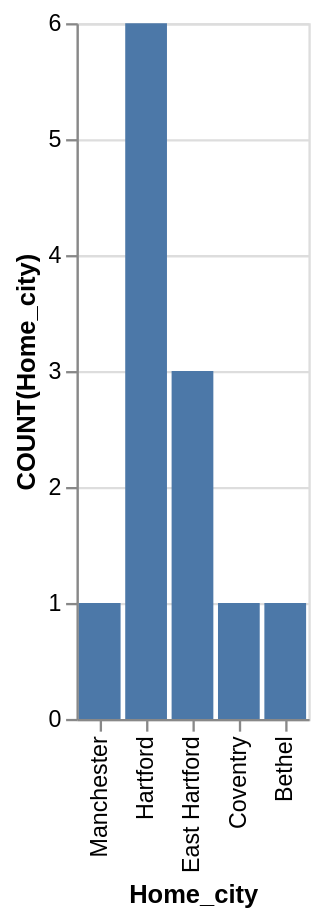

Express this chart as Vega-Lite.
### Vega-Lite specification from a JSON file in a GitHub repository (floating-point values rounded to 4 significant figures)
{"data": {"values": [{"x_data": "Manchester", "y_data": 1}, {"x_data": "Hartford", "y_data": 6}, {"x_data": "East Hartford", "y_data": 3}, {"x_data": "Coventry", "y_data": 1}, {"x_data": "Bethel", "y_data": 1}]}, "mark": "bar", "encoding": {"x": {"field": "x_data", "type": "nominal", "title": "Home_city", "sort": "descending"}, "y": {"field": "y_data", "type": "quantitative", "title": "COUNT(Home_city)"}}}
